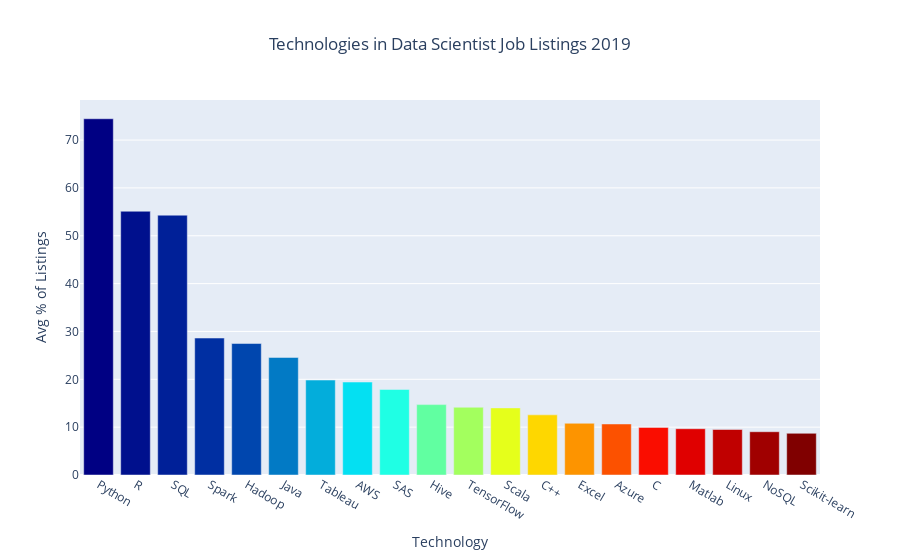

The notebook cell saved with this chart:
### Markdown cell above
# Let's make pretty, interactive charts in Plotly!

### Code cell
cmax=200
cmin=50
color_s = np.linspace(cmin, cmax, 20)

data = [
    go.Bar(
        x=df_20.index,          
        y=df_20['2019']*100,
        marker=dict(
            colorscale='Jet',
            color=color_s
        ),
    )
]

layout = {
     'title': 'Technologies in Data Scientist Job Listings 2019',
    'yaxis': {'title': 'Avg % of Listings', },
    'xaxis': {'title': "Technology", 'tickmode': 'linear'},
    'title_x':0.5,
    'height': 500
    
}

fig = go.Figure(data=data, layout=layout)
py.iplot(fig)

### Figure 1 — Plotly figure (JSON) as saved in the notebook; plotly's stock layout.template omitted (floating-point values rounded to 4 significant figures)
{"data": [{"marker": {"color": [50, 57.89, 65.79, 73.68, 81.58, 89.47, 97.37, 105.3, 113.2, 121.1, 128.9, 136.8, 144.7, 152.6, 160.5, 168.4, 176.3, 184.2, 192.1, 200], "colorscale": [[0, "rgb(0,0,131)"], [0.2, "rgb(0,60,170)"], [0.4, "rgb(5,255,255)"], [0.6, "rgb(255,255,0)"], [0.8, "rgb(250,0,0)"], [1, "rgb(128,0,0)"]]}, "type": "bar", "x": ["Python", "R", "SQL", "Spark", "Hadoop", "Java", "Tableau", "AWS", "SAS", "Hive", "TensorFlow", "Scala", "C++", "Excel", "Azure", "C", "Matlab", "Linux", "NoSQL", "Scikit-learn"], "y": [74.45, 55.12, 54.3, 28.62, 27.48, 24.57, 19.84, 19.43, 17.87, 14.71, 14.16, 14.02, 12.57, 10.81, 10.67, 9.944, 9.669, 9.508, 9.044, 8.714]}], "layout": {"autosize": true, "title": {"text": "Technologies in Data Scientist Job Listings 2019", "x": 0.5}, "xaxis": {"autorange": true, "range": [-0.5, 19.5], "tickmode": "linear", "title": {"text": "Technology"}, "type": "category"}, "yaxis": {"autorange": true, "range": [0, 78.37], "title": {"text": "Avg % of Listings"}, "type": "linear"}}}
